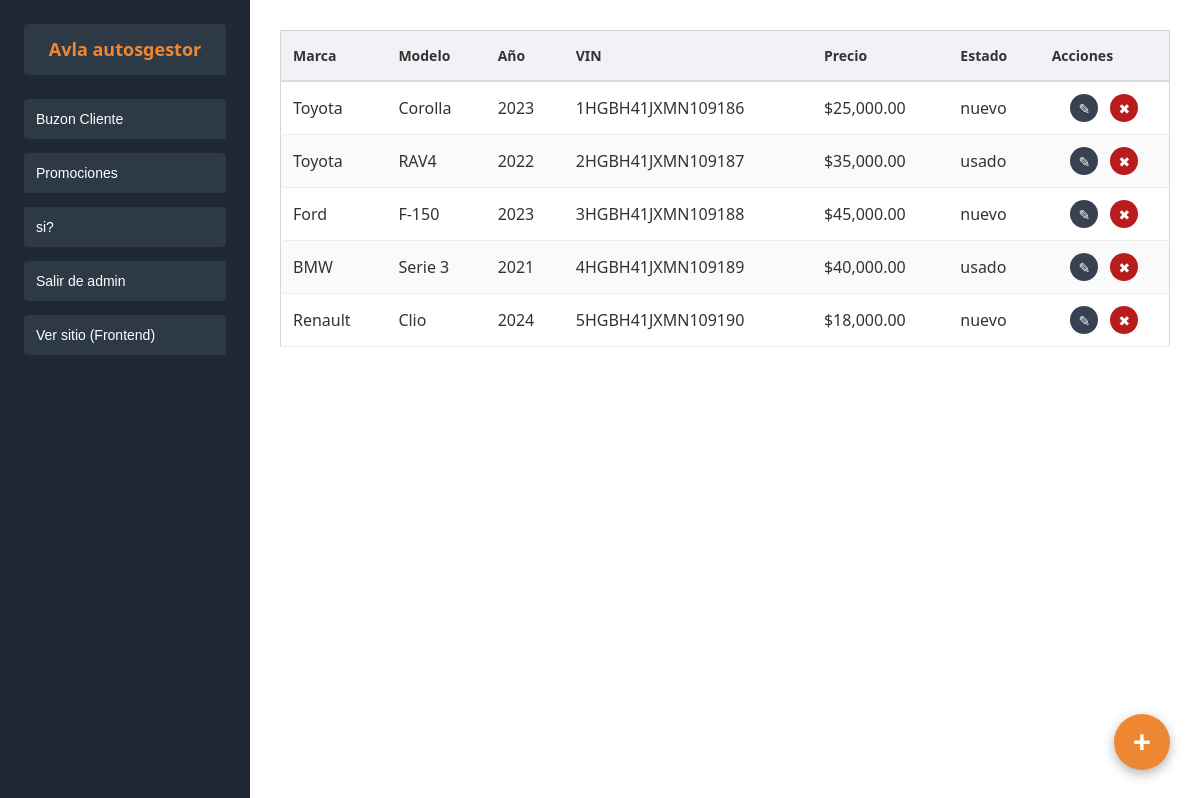
/escritorio.php (signed in), run on the app's committed database.
### tables this page shows
CREATE TABLE vehiculo(
    id INT PRIMARY KEY AUTO_INCREMENT,
    marca_id INT NOT NULL,
    modelo_id INT NOT NULL,
    año INT NOT NULL CHECK (año >= 1900 AND año <= 2100),
    vin VARCHAR(17) UNIQUE NOT NULL,
    color VARCHAR(50) NOT NULL,
    precio DECIMAL(12,2) NOT NULL CHECK (precio >= 0),
    estado VARCHAR(10) CHECK (estado IN ('nuevo', 'usado')),
    kilometraje INT DEFAULT 0 CHECK (kilometraje >= 0),
    fecha_ingreso DATE NOT NULL,
    INDEX idx_marca (marca_id),
    INDEX idx_modelo (modelo_id),
    INDEX idx_vin (vin),
    FOREIGN KEY (marca_id) REFERENCES marca(id) ON DELETE RESTRICT,
    FOREIGN KEY (modelo_id) REFERENCES modelo(id) ON DELETE RESTRICT
);

CREATE TABLE marca(
    id INT PRIMARY KEY AUTO_INCREMENT,
    nombre VARCHAR(100) NOT NULL,
    pais_origen VARCHAR(100) NOT NULL,
    INDEX idx_nombre (nombre)
);

CREATE TABLE modelo(
    id INT PRIMARY KEY AUTO_INCREMENT,
    marca_id INT NOT NULL,
    nombre VARCHAR(100) NOT NULL,
    tipo VARCHAR(50) CHECK (tipo IN ('sedan', 'SUV', 'pickup', 'berlina', 'furgoneta', 'coupé', 'descapotable', 'ranchera')),
    INDEX idx_marca (marca_id),
    INDEX idx_nombre (nombre),
    FOREIGN KEY (marca_id) REFERENCES marca(id) ON DELETE CASCADE
);

### inc/read/leer.php (the view, shortened to what this page needs)
<table>
<thead>
  <tr>
    <th>Marca</th>
    <th>Modelo</th>
    <th>Año</th>
    <th>VIN</th>
    <th>Precio</th>
    <th>Estado</th>
    <th>Acciones</th>
  </tr>
</thead>
<tbody>
<?php
include dirname(__DIR__, 2) . "/db.php";
$sql = "SELECT v.id, v.vin, v.año, v.precio, v.estado,
               m.nombre as marca_nombre, mo.nombre as modelo_nombre
        FROM vehiculo v
        LEFT JOIN marca m ON v.marca_id = m.id
        LEFT JOIN modelo mo ON v.modelo_id = mo.id
        ORDER BY v.id ASC";
$resultado = $conexion->query($sql);
if ($resultado) {
    while ($fila = $resultado->fetch_assoc()) {
        echo "<tr>";
        echo "<td>".htmlspecialchars($fila['marca_nombre'])."</td>";
        echo "<td>".htmlspecialchars($fila['modelo_nombre'])."</td>";
        echo "<td>".htmlspecialchars($fila['año'])."</td>";
        echo "<td>".htmlspecialchars($fila['vin'])."</td>";
        echo "<td>$".number_format($fila['precio'], 2)."</td>";
        echo "<td>".htmlspecialchars($fila['estado'])."</td>";
        echo "<td>
                <a href='?accion=editar&id=".$fila['id']."' class='editar'>✎</a>
                <a href='?accion=eliminar&id=".$fila['id']."' class='eliminar'>✖</a>
              </td>";
        echo "</tr>";
    }
} else {
    echo "<tr><td colspan='7'>Error en la consulta: ".$conexion->error."</td></tr>";
}
?>
</tbody>
</table>

### escritorio.php (shortened to what this page needs)
<!doctype html>
<html lang="es">
<head>
  <link rel="stylesheet" href="css/escritorio.css">
</head>
<body>
  <nav>
    <h2>Avla autosgestor</h2>
    <button>Buzon Cliente</button>
    <button>Promociones</button>
    <button>si?</button>
    <button onclick="window.location.href='logout.php'">Salir de admin</button>
    <button onclick="window.location.href='../Front/index.php'">Ver sitio (Frontend)</button>
  </nav>
  <main>
    <?php
     if (isset($_GET['accion'])) {
       if ($_GET['accion'] == "nuevo") {
         include "inc/create/formulario.php";
       } else if ($_GET['accion'] == "eliminar") {
         include "inc/delete/eliminar.php";
       } else if ($_GET['accion'] == "editar") {
         include "inc/update/formularioactualizar.php";
       }
     } else {
       include "inc/read/leer.php";
     }
     ?>
    <?php if (!isset($_GET['accion'])): ?>
      <a href="?accion=nuevo" id="nuevo">+</a>
    <?php endif; ?>
  </main>
</body>
</html>

### css/escritorio.css (style rules this page uses)
*, *::before, *::after { box-sizing: border-box; }
html, body { width: 100%; height: 100%; margin: 0; font-family: system-ui, -apple-system, BlinkMacSystemFont, 'Segoe UI', Roboto, sans-serif; background: #ffffff; color: #333; line-height: 1.5; }
body { display: flex; min-height: 100vh; }
nav { flex: 0 0 250px; background: #1f2933; color: white; padding: 24px; display: flex; flex-direction: column; gap: 14px; height: 100vh; position: sticky; top: 0; overflow-y: auto; z-index: 10; }
nav h2 { background: #2d3a45; color: #ee8732; padding: 12px; text-align: center; border-radius: 4px; margin: 0 0 10px 0; font-size: 18px; font-weight: 600; }
nav button, nav .nav-link { background: #2d3a45; border: none; color: white; padding: 12px; text-align: left; border-radius: 4px; cursor: pointer; transition: background 0.2s ease; font-size: 14px; text-decoration: none; display: block; }
main { flex: 1; padding: 30px; background: #ffffff; overflow-y: auto; }
table { width: 100%; border-collapse: collapse; border: 1px solid #d1d5db; }
table th { background: #f0f2f5; color: #333; text-align: left; padding: 14px 12px; border-bottom: 2px solid #ddd; font-weight: 600; font-size: 14px; }
table td { padding: 12px; border-bottom: 1px solid #eee; vertical-align: middle; }
table tr:nth-child(even) { background: #fafafa; }
table td:last-child { text-align: center; white-space: nowrap; }
.editar, .eliminar { width: 28px; height: 28px; display: inline-flex; align-items: center; justify-content: center; border-radius: 50%; font-size: 14px; text-decoration: none; margin: 0 4px; transition: background 0.2s ease; }
.editar { background: #374151; color: white; }
.eliminar { background: #b91c1c; color: white; }
#nuevo { position: fixed; bottom: 30px; right: 30px; width: 56px; height: 56px; background: #ee8732; color: white; border-radius: 50%; font-size: 32px; font-weight: bold; display: flex; align-items: center; justify-content: center; text-decoration: none; box-shadow: 0 4px 12px rgba(0, 0, 0, 0.3); z-index: 9999; transition: all 0.3s ease; line-height: 1; }

### data on the page
vehiculo: marca.nombre "Toyota", modelo.nombre "Corolla", año "2023", vin "1HGBH41JXMN109186", precio "25,000.00", estado "nuevo"
vehiculo: marca.nombre "Toyota", modelo.nombre "RAV4", año "2022", vin "2HGBH41JXMN109187", precio "35,000.00", estado "usado"
vehiculo: marca.nombre "Ford", modelo.nombre "F-150", año "2023", vin "3HGBH41JXMN109188", precio "45,000.00", estado "nuevo"
vehiculo: marca.nombre "BMW", modelo.nombre "Serie 3", año "2021", vin "4HGBH41JXMN109189", precio "40,000.00", estado "usado"
vehiculo: marca.nombre "Renault", modelo.nombre "Clio", año "2024", vin "5HGBH41JXMN109190", precio "18,000.00", estado "nuevo"
